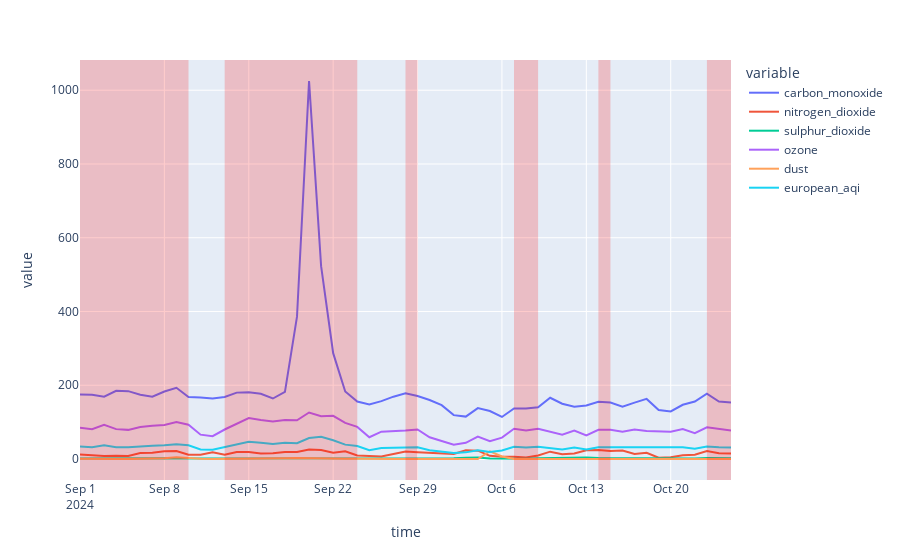

The notebook cell saved with this chart:
### Code cell
grp = y["is_sick"].eq(False).cumsum()
arr = grp.loc[y["is_sick"].eq(True)] \
         .groupby(grp) \
         .apply(lambda x: [x.index.min(), x.index.max()])

fig = px.line(df, y=[
        "carbon_monoxide",
        "nitrogen_dioxide",
        "sulphur_dioxide",
        "ozone",
        "dust",
        "european_aqi",
    ])

for sick_period in arr.values:
    fig.add_vrect(x0=sick_period[0], x1=sick_period[1], fillcolor="red", opacity=0.2, line_width=0)
fig.show()
